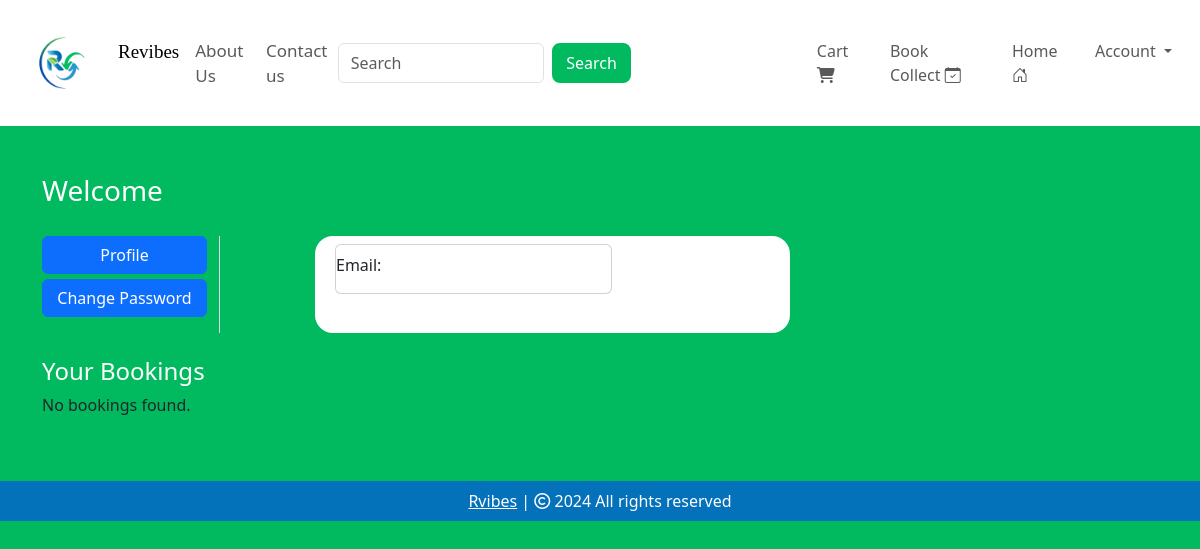
Before: /profile/2 (signed in) with the older database file.
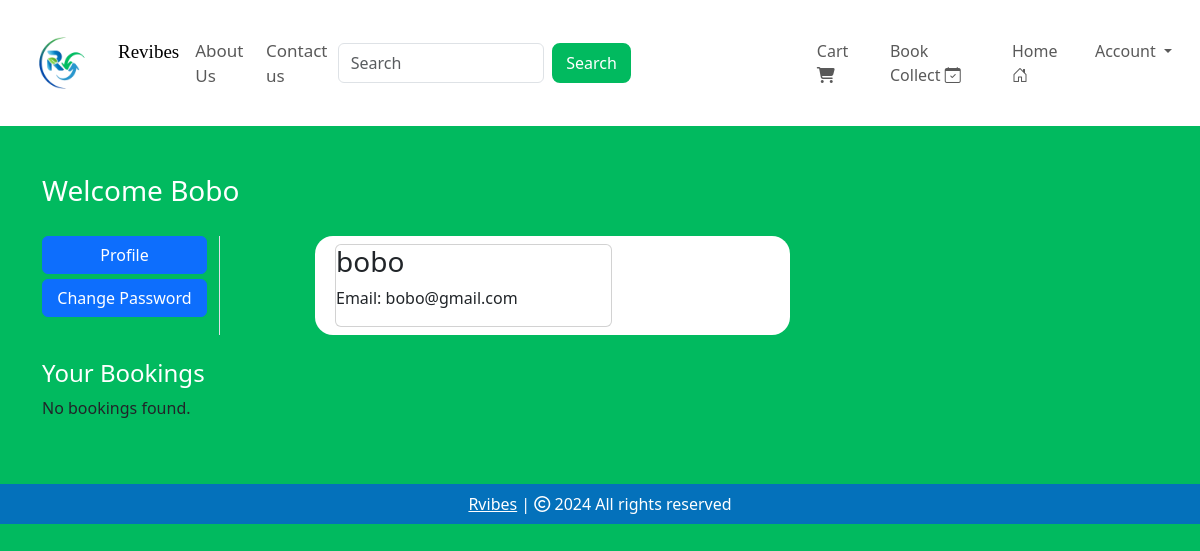
After: the same page with the newer database file.
### website/models.py (models this page shows, shortened)
class Customer(db.Model, UserMixin):
    id = db.Column(db.Integer, primary_key=True)
    email = db.Column(db.String(100), unique=True)
    username = db.Column(db.String(100))
    password_hash = db.Column(db.String(150))
    date_joined = db.Column(db.DateTime(), default=datetime.utcnow)
    @property
    def password(self):
        raise AttributeError('Password is not a readable')

### website/auth.py (the view)
@auth.route('/profile/<int:customer_id>')
@login_required
def profile(customer_id):
    customer = Customer.query.get(customer_id)
    print('Customer ID:', customer_id)
    return render_template('profile.html', customer=customer)

### website/__init__.py (called while the page is built)
def create_app():
    app = Flask(__name__)
    app.config['SECRET_KEY'] = 'vdgdggehddjjdjdn'
    app.config['SQLALCHEMY_DATABASE_URI'] = f'sqlite:///{DB_NAME}'
    db.init_app(app)
    @app.errorhandler(404)
    def page_not_found(error):
        return render_template('404.html')
    login_manager = LoginManager()
    login_manager.init_app(app)
    login_manager.login_view = 'auth.login'
    @login_manager.user_loader
    def load_user(id):
        return Customer.query.get(int(id))
    from .views import views
    from .auth import auth
    from .admin import admin
    from .models import Customer, Cart, Product, Order
    app.register_blueprint(views, url_prefix='/')
    app.register_blueprint(auth, url_prefix='/')
    app.register_blueprint(admin, url_prefix='/')
    with app.app_context():
        create_database()
    return app

### website/templates/profile.html (shortened to what this page needs)
{% extends 'base.html' %}
{% block body %}
<div class="container my-5">
    <div class="row">
        <h3 style="color: white;">Welcome <span class="text-capitalize">{{ customer.username }}</span></h3>
        <div class="col-sm-2 border-end" style="margin-top: 20px;">
            <ul class="list-unstyled">
                <li class="d-grid"><a href="#" class="btn btn-primary">Profile</a></li>
                <li class="d-grid"><a href="/change-password/{{ customer.id }}" class="btn btn-primary" style="margin-top: 5px;">Change Password</a></li>
            </ul>
        </div>
        <div class="col-sm-5 offset-sm-1" style="background-color: white; border-radius: 18px; margin-top: 20px;">
            <div class="row">
                <div class="col-sm-8">
                    <div class="card m-2">
                        <h3>{{ customer.username }}</h3>
                        <p>Email: {{ customer.email }}</p>
                    </div>
                </div>
            </div>
        </div>
    </div>
    <div class="row mt-4">
        {% if customer.id == 1 %}
            <h4 style="color: white;">Admin Tasks</h4>
            <table class="table table-dark table-hover">
                <thead>
                    <tr>
                        <th scope="col">Customers</th>
                        <th scope="col">Shop Items</th>
                        <th scope="col">Add Shop Items</th>
                        <th scope="col">View Orders</th>
                        <th scope="col">View Bookings</th>
                    </tr>
                </thead>
                <tbody>
                    <tr>
                        <td><a href="/customers">Customers</a></td>
                        <td><a href="/shop_items">Shop Items</a></td>
                        <td><a href="/add-shop-items">Add Shop Items</a></td>
                        <td><a href="/view_orders">View Orders</a></td>
                        <td><a href="/view_bookings">View Booking</a></td>
                    </tr>
                </tbody>
            </table>
        {% else %}
            <h4 style="color: white;">Your Bookings</h4>
            {% if customer.bookings %}
                <ul class="list-group">
                    {% for booking in customer.bookings %}
                        <li class="list-group-item">
                            <p>Booking ID: {{ booking.id }}</p>
                            <p>Booking Status: {{ booking.status }}</p>
                        </li>
                    {% endfor %}
                </ul>
            {% else %}
                <p>No bookings found.</p>
            {% endif %}
        {% endif %}
    </div>
</div>
{% endblock %}

Changed rows visible on the page:
added Customer: username "Bobo", username "bobo", email "bobo@gmail.com"
